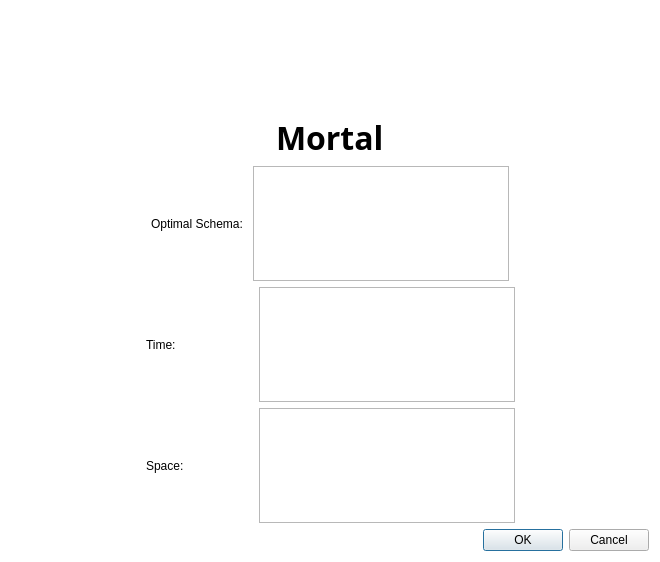
<?xml version="1.0" encoding="UTF-8"?>
<ui version="4.0">
 <class>Dialog_Parameters</class>
 <widget class="QDialog" name="Dialog_Parameters">
  <property name="geometry">
   <rect>
    <x>0</x>
    <y>0</y>
    <width>660</width>
    <height>562</height>
   </rect>
  </property>
  <property name="windowTitle">
   <string>Input Parameters</string>
  </property>
  <property name="styleSheet">
   <string notr="true">QDialog{
	background-color: rgb(255, 255, 255);
}</string>
  </property>
  <layout class="QVBoxLayout" name="verticalLayout_3">
   <item>
    <layout class="QVBoxLayout" name="verticalLayout">
     <property name="sizeConstraint">
      <enum>QLayout::SetFixedSize</enum>
     </property>
     <item>
      <layout class="QVBoxLayout" name="verticalLayout_2" stretch="0,0">
       <property name="spacing">
        <number>0</number>
       </property>
       <property name="sizeConstraint">
        <enum>QLayout::SetMinimumSize</enum>
       </property>
       <property name="leftMargin">
        <number>0</number>
       </property>
       <property name="topMargin">
        <number>0</number>
       </property>
       <property name="rightMargin">
        <number>0</number>
       </property>
       <property name="bottomMargin">
        <number>0</number>
       </property>
       <item>
        <layout class="QHBoxLayout" name="horizontalLayout_logp">
         <item>
          <widget class="QLabel" name="label_logo">
           <property name="sizePolicy">
            <sizepolicy hsizetype="Minimum" vsizetype="Minimum">
             <horstretch>149</horstretch>
             <verstretch>104</verstretch>
            </sizepolicy>
           </property>
           <property name="minimumSize">
            <size>
             <width>149</width>
             <height>104</height>
            </size>
           </property>
           <property name="maximumSize">
            <size>
             <width>149</width>
             <height>104</height>
            </size>
           </property>
           <property name="styleSheet">
            <string notr="true"/>
           </property>
           <property name="text">
            <string/>
           </property>
           <property name="pixmap">
            <pixmap>logo.png</pixmap>
           </property>
           <property name="scaledContents">
            <bool>true</bool>
           </property>
          </widget>
         </item>
        </layout>
       </item>
       <item>
        <layout class="QHBoxLayout" name="horizontalLayout_mortal">
         <item>
          <widget class="QLabel" name="label_mortal">
           <property name="sizePolicy">
            <sizepolicy hsizetype="Fixed" vsizetype="Fixed">
             <horstretch>0</horstretch>
             <verstretch>0</verstretch>
            </sizepolicy>
           </property>
           <property name="font">
            <font>
             <family>.SF NS Text</family>
             <pointsize>24</pointsize>
             <weight>75</weight>
             <italic>false</italic>
             <bold>true</bold>
            </font>
           </property>
           <property name="styleSheet">
            <string notr="true"/>
           </property>
           <property name="text">
            <string>Mortal</string>
           </property>
          </widget>
         </item>
        </layout>
       </item>
      </layout>
     </item>
     <item>
      <spacer name="verticalSpacer">
       <property name="orientation">
        <enum>Qt::Vertical</enum>
       </property>
       <property name="sizeHint" stdset="0">
        <size>
         <width>20</width>
         <height>40</height>
        </size>
       </property>
      </spacer>
     </item>
     <item>
      <layout class="QHBoxLayout" name="horizontalLayout">
       <property name="sizeConstraint">
        <enum>QLayout::SetDefaultConstraint</enum>
       </property>
       <property name="topMargin">
        <number>0</number>
       </property>
       <property name="rightMargin">
        <number>0</number>
       </property>
       <property name="bottomMargin">
        <number>0</number>
       </property>
       <item>
        <spacer name="horizontalSpacer_2">
         <property name="orientation">
          <enum>Qt::Horizontal</enum>
         </property>
         <property name="sizeHint" stdset="0">
          <size>
           <width>40</width>
           <height>20</height>
          </size>
         </property>
        </spacer>
       </item>
       <item alignment="Qt::AlignHCenter">
        <widget class="QLabel" name="label_4">
         <property name="maximumSize">
          <size>
           <width>150</width>
           <height>16777215</height>
          </size>
         </property>
         <property name="text">
          <string>Optimal Schema: </string>
         </property>
        </widget>
       </item>
       <item>
        <widget class="QListWidget" name="listWidget"/>
       </item>
       <item>
        <spacer name="horizontalSpacer">
         <property name="orientation">
          <enum>Qt::Horizontal</enum>
         </property>
         <property name="sizeHint" stdset="0">
          <size>
           <width>40</width>
           <height>20</height>
          </size>
         </property>
        </spacer>
       </item>
      </layout>
     </item>
     <item>
      <spacer name="verticalSpacer_2">
       <property name="orientation">
        <enum>Qt::Vertical</enum>
       </property>
       <property name="sizeHint" stdset="0">
        <size>
         <width>20</width>
         <height>40</height>
        </size>
       </property>
      </spacer>
     </item>
     <item>
      <layout class="QHBoxLayout" name="horizontalLayout_6">
       <property name="topMargin">
        <number>0</number>
       </property>
       <item>
        <spacer name="horizontalSpacer_3">
         <property name="orientation">
          <enum>Qt::Horizontal</enum>
         </property>
         <property name="sizeHint" stdset="0">
          <size>
           <width>40</width>
           <height>20</height>
          </size>
         </property>
        </spacer>
       </item>
       <item alignment="Qt::AlignHCenter">
        <widget class="QLabel" name="label_2">
         <property name="minimumSize">
          <size>
           <width>107</width>
           <height>0</height>
          </size>
         </property>
         <property name="maximumSize">
          <size>
           <width>150</width>
           <height>16777215</height>
          </size>
         </property>
         <property name="text">
          <string>Time: </string>
         </property>
        </widget>
       </item>
       <item>
        <widget class="QListWidget" name="listWidget_3"/>
       </item>
       <item>
        <spacer name="horizontalSpacer_4">
         <property name="orientation">
          <enum>Qt::Horizontal</enum>
         </property>
         <property name="sizeHint" stdset="0">
          <size>
           <width>40</width>
           <height>20</height>
          </size>
         </property>
        </spacer>
       </item>
      </layout>
     </item>
     <item>
      <spacer name="verticalSpacer_3">
       <property name="orientation">
        <enum>Qt::Vertical</enum>
       </property>
       <property name="sizeHint" stdset="0">
        <size>
         <width>20</width>
         <height>40</height>
        </size>
       </property>
      </spacer>
     </item>
     <item>
      <layout class="QHBoxLayout" name="horizontalLayout_7">
       <property name="topMargin">
        <number>0</number>
       </property>
       <item>
        <spacer name="horizontalSpacer_5">
         <property name="orientation">
          <enum>Qt::Horizontal</enum>
         </property>
         <property name="sizeHint" stdset="0">
          <size>
           <width>40</width>
           <height>20</height>
          </size>
         </property>
        </spacer>
       </item>
       <item alignment="Qt::AlignHCenter">
        <widget class="QLabel" name="label_3">
         <property name="minimumSize">
          <size>
           <width>107</width>
           <height>0</height>
          </size>
         </property>
         <property name="maximumSize">
          <size>
           <width>150</width>
           <height>16777215</height>
          </size>
         </property>
         <property name="text">
          <string>Space:</string>
         </property>
        </widget>
       </item>
       <item>
        <widget class="QListWidget" name="listWidget_2"/>
       </item>
       <item>
        <spacer name="horizontalSpacer_6">
         <property name="orientation">
          <enum>Qt::Horizontal</enum>
         </property>
         <property name="sizeHint" stdset="0">
          <size>
           <width>40</width>
           <height>20</height>
          </size>
         </property>
        </spacer>
       </item>
      </layout>
     </item>
     <item>
      <spacer name="verticalSpacer_4">
       <property name="orientation">
        <enum>Qt::Vertical</enum>
       </property>
       <property name="sizeHint" stdset="0">
        <size>
         <width>20</width>
         <height>40</height>
        </size>
       </property>
      </spacer>
     </item>
     <item>
      <spacer name="verticalSpacer_5">
       <property name="orientation">
        <enum>Qt::Vertical</enum>
       </property>
       <property name="sizeHint" stdset="0">
        <size>
         <width>20</width>
         <height>40</height>
        </size>
       </property>
      </spacer>
     </item>
     <item>
      <widget class="QDialogButtonBox" name="buttonBox">
       <property name="orientation">
        <enum>Qt::Horizontal</enum>
       </property>
       <property name="standardButtons">
        <set>QDialogButtonBox::Cancel|QDialogButtonBox::Ok</set>
       </property>
      </widget>
     </item>
    </layout>
   </item>
  </layout>
 </widget>
 <resources/>
 <connections>
  <connection>
   <sender>buttonBox</sender>
   <signal>accepted()</signal>
   <receiver>Dialog_Parameters</receiver>
   <slot>accept()</slot>
   <hints>
    <hint type="sourcelabel">
     <x>248</x>
     <y>254</y>
    </hint>
    <hint type="destinationlabel">
     <x>157</x>
     <y>274</y>
    </hint>
   </hints>
  </connection>
  <connection>
   <sender>buttonBox</sender>
   <signal>rejected()</signal>
   <receiver>Dialog_Parameters</receiver>
   <slot>reject()</slot>
   <hints>
    <hint type="sourcelabel">
     <x>316</x>
     <y>260</y>
    </hint>
    <hint type="destinationlabel">
     <x>286</x>
     <y>274</y>
    </hint>
   </hints>
  </connection>
 </connections>
</ui>
